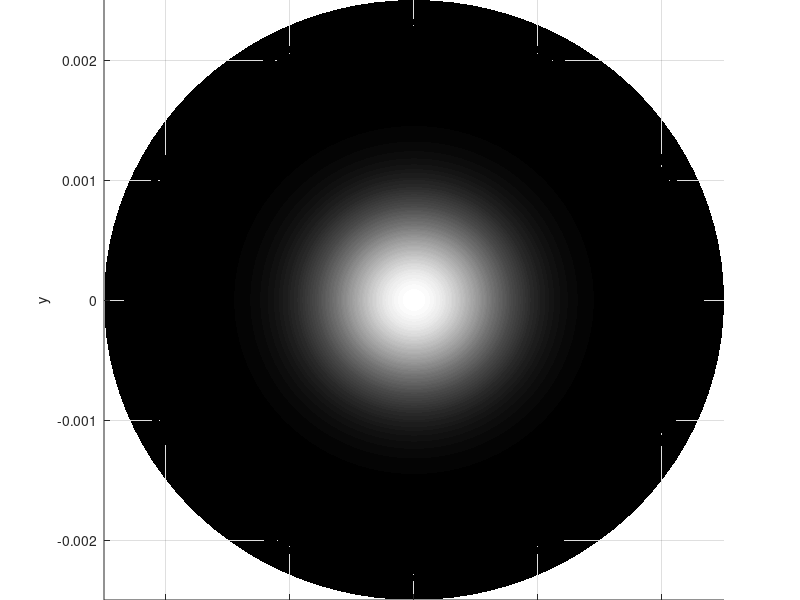
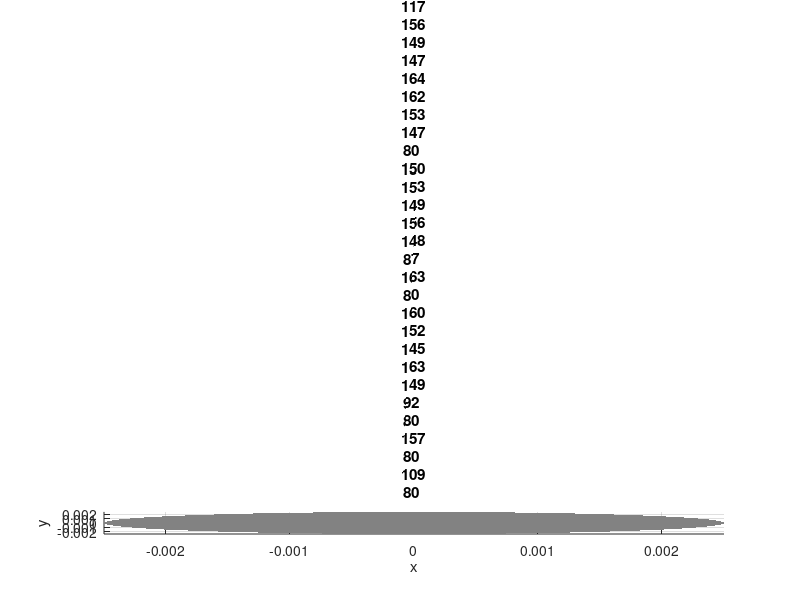
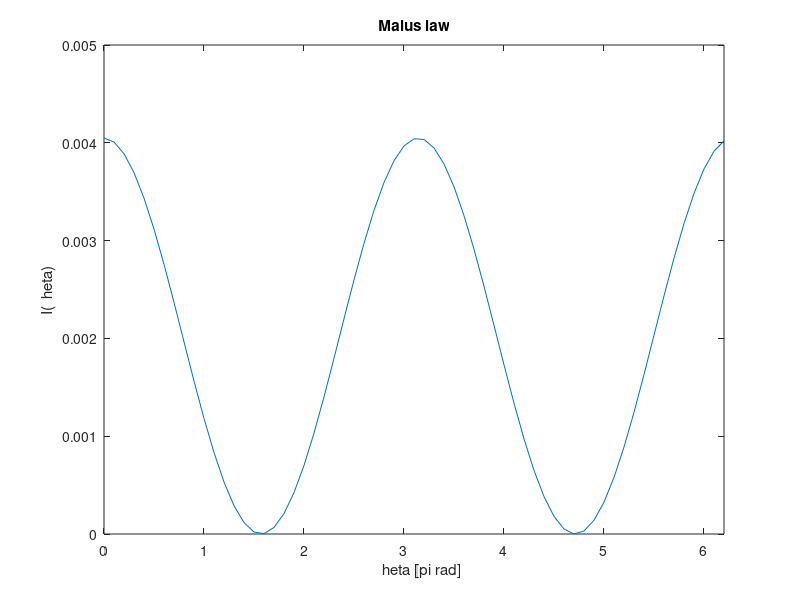

The MATLAB script that drew these images, in order:
clc, clear, close all

% Physical parameters
w0 = 1e-3;                  % Beam width
m = 0;                      % Topological charge
E = @(r,th) (r/w0).^(abs(m)).*exp(-r.^2/w0^2).*exp(1i*m*th); % Electric field

% Mesh's space generation
dr = w0/100; dth = 0.01*2*pi;
rr = 0:dr:2.5*w0; thth = 0:dth:2*pi+dth;
[r,th] = meshgrid(rr,thth); % Cartesian coordinates
[x,y] = pol2cart(th,r);     % Polar coordinates

% Physical magnitudes
I = abs(E(r,th).^2);        % Electric field's intensity
phase = angle(E(r,th));     % Electric field's phase

% Intensity and phase graphing
figure, surf(x,y,I,"EdgeColor","none"), axis([-1 1 -1 1]*2.5*w0)
xlabel("x"), ylabel("y"), zlabel("E"), view(2)
title("Electric field's intensity, m = "+num2str(m)), colormap gray
figure, surf(x,y,phase,"EdgeColor","none"), axis([-1 1 -1 1]*2.5*w0)
xlabel("x"), ylabel("y"), zlabel("arg(E)"), view(2)
title("Electric field's phase, m = "+num2str(m)), colormap gray

% Initial intensity
I0 = sum(sum(abs(E(r,th)).^2))*dr*dth;

% MAlus law
theta = 0:0.1:2*pi;
I = @(theta) I0*(cos(theta)).^2;
figure, plot(theta,I(theta)), xlim([0 max(theta)])
title("Malus law"), xlabel("\theta [\pi rad]"), ylabel("I(\theta)")